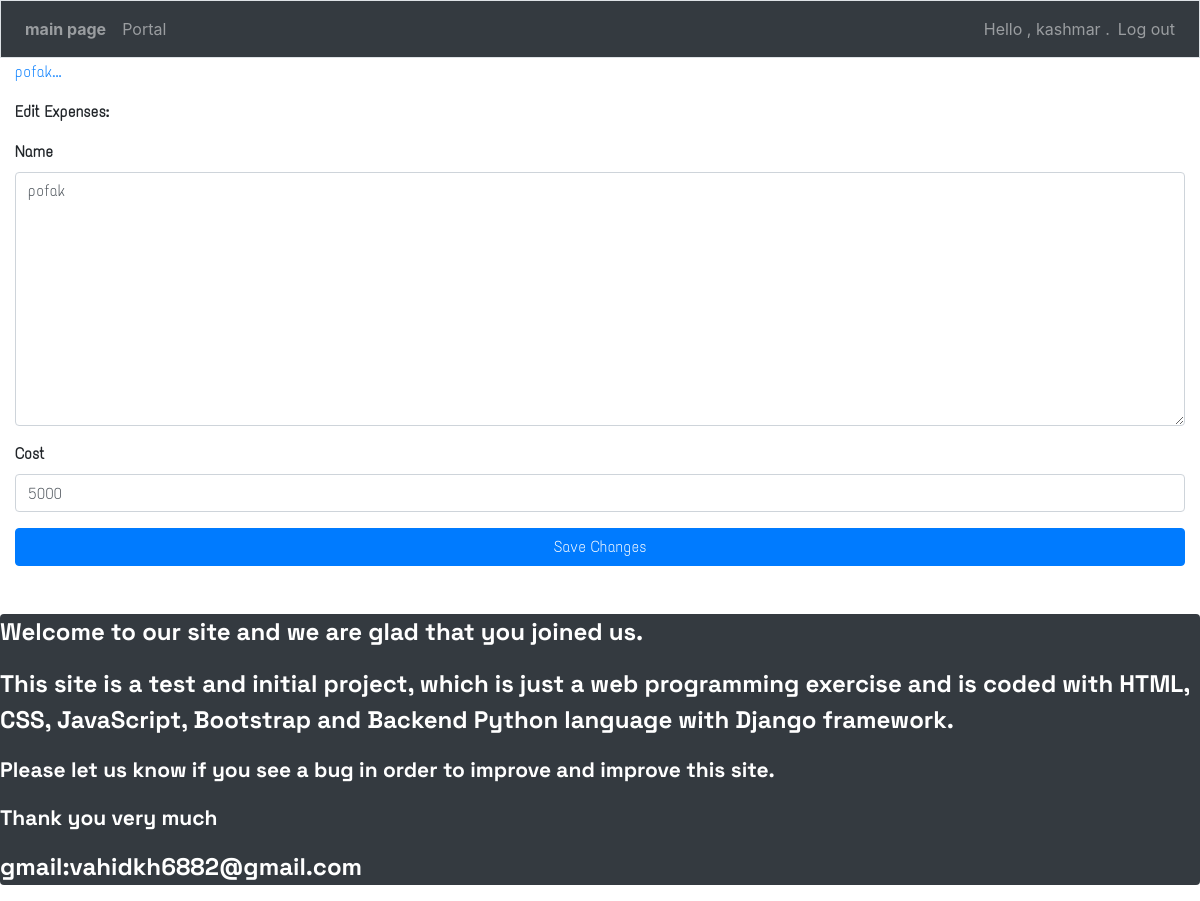
/edit_expenses/4/ (signed in), run on the app's committed database.
### app1/models.py (models this page shows)
class Expenses(models.Model):
    person=models.ForeignKey(User, on_delete = models.CASCADE)
    name=models.TextField()
    cost=models.IntegerField()
    date_added = models.DateTimeField(auto_now_add=True)
    class Meta :
        verbose_name_plural='expenses'
    def __str__(self):
        return f"{self.name[:50]}..."

### app1/views.py (the view, shortened to what this page needs)
# urls.py: path('edit_expenses/<int:entry_id>/',views.edit_expenses,name='edit_expenses'),
@login_required
def edit_expenses(request,entry_id):
    persons=Person.objects.filter(captain=request.user)
    expenses=Expenses.objects.get(id=entry_id)
    number=Person.objects.filter(captain=request.user).count()
    if request.method != 'POST' :
        form = ExpensesForm(instance=expenses)
    context={'expenses':expenses,'form':form}
    return render(request,'app1/edit_expenses.html',context)

### app1/forms.py
class ExpensesForm(forms.ModelForm):
    class Meta :
        model=Expenses
        fields=['name','cost']
        labels={'text':''}
        widgets={'text':forms.Textarea(attrs={'cols':80})}

### app1/templates/app1/edit_expenses.html (shortened to what this page needs)
{% extends "app1/base.html" %}
{% load bootstrap4 %}
{% block content %}
<p><a href="{% url 'app1:expenses' %}" >{{expenses}}</a></p>
<p class="font-weight-bolder">Edit Expenses: </p>
<form action="{% url 'app1:edit_expenses' expenses.id %}" method="post" class="form font-weight-bolder">
    {% bootstrap_form form %}
    {% buttons %}
    <button class="btn btn-primary btn-block text-center" name="submit">Save Changes</button>
    {% endbuttons %}
</form>
{% endblock content %}

### app1/templates/app1/base.html (shortened to what this page needs)
{% load bootstrap4 %}
{% load static %}
<!doctype html>
<html lang="en">
   <head>
      <link rel="stylesheet" href="{% static 'style.css' %}" type="text/css">
      {% bootstrap_css %}
   </head>
   <body>
       <nav class="navbar navbar-expand-md navbar-dark bg-dark mb-1 border fixed-top">
         <ul class="navbar-nav">
            <li class="nav-item">
               <a class="nav-link font-weight-bold" href="{% url 'app1:index' %}">main page</a>
            </li>
         </ul>
         <div id="navbarCollapse" class="collapse navbar-collapse">
            <ul class="navbar-nav mr-auto">
               <li class="nav-item">
                  <a class="nav-link" href="{% url 'app1:person' %}">Portal</a>
               </li>
            </ul>
            <ul class="navbar-nav ml-auto">
               {% if user.is_authenticated %}
                  <li class="nav-item">
                     <span class="navbar-text">Hello , {{user.username}} .</span>
                  </li>
                  <li class="nav-item">
                     <a class="nav-link" href="{% url 'users:logout' %}">Log out</a>
                  </li>
               {% endif %}
            </ul>
         </div>
       </nav>
       <main role="main" class="container-fluid sizemax mt-5 mb-5" >
         <div class="pb-2 mb-1">
         </div>
         <div style="font-family:eng2;">
            {% block content %}{% endblock content %}
         </div>
       </main>
       <div class="bg-dark rounded text-white lead strong" style="font-family:eng5;font-size:2vw;bottom:0;">
         <p>Welcome to our site and we are glad that you joined us.</p>
         <p >This site is a test and initial project, which is just a web programming exercise and is coded with HTML,
             CSS, JavaScript, Bootstrap and Backend Python language with Django framework. </p>
         <p class="small">Please let us know if you see a bug in order to improve and improve this site.</p>
         <p class="small">Thank you very much</p>
         <p>gmail:vahidkh6882@gmail.com</p>
       </div>
   </body>
</html>

### data on the page
Expenses: name "pofak...", name "pofak", cost "5000"

### other printed values
{{ user.username }} "kashmar"
